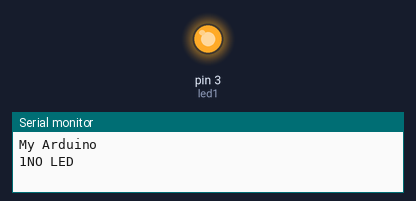
The sketch below on a simulated Arduino Uno, built with avr-gcc and run on an emulated ATmega328P. Shown: output pins drawn as LEDs (lit = HIGH), the last lines printed to the serial monitor.

Above: at 1.0 s.
At 3.0 s:
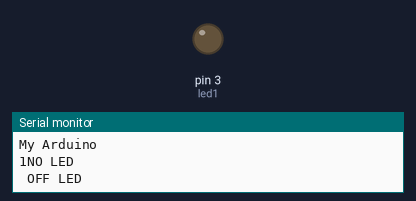
Timing chart, 0 to 5.2 s (numbered marks = the images above):
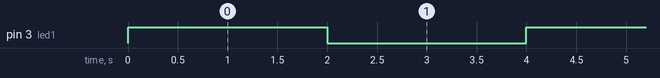

Measured:
- by itself, pin 3 (led1): alternates HIGH for 2.0 s and LOW for 2.0 s

The sketch:

pj5_commu_SerialPrint.ino
```cpp
// SerialPrint : is read text from arduino sent to my computer

int led1 = 3;
int val = 1;
void setup()

{
  pinMode(led1,OUTPUT); // determine led 3 is output
  Serial.begin(9600); // senting ratio data is 9600
  Serial.println("My Arduino");

}

void loop()
{
  digitalWrite(led1, HIGH);
  Serial.print(val); // Arduino sent value in variable form 'val'
  Serial.print("NO ");
  Serial.println("LED");
  delay(2000);
  digitalWrite(led1,LOW);
  Serial.print(" OFF ");
  Serial.println("LED");
  delay(2000);
}
```
